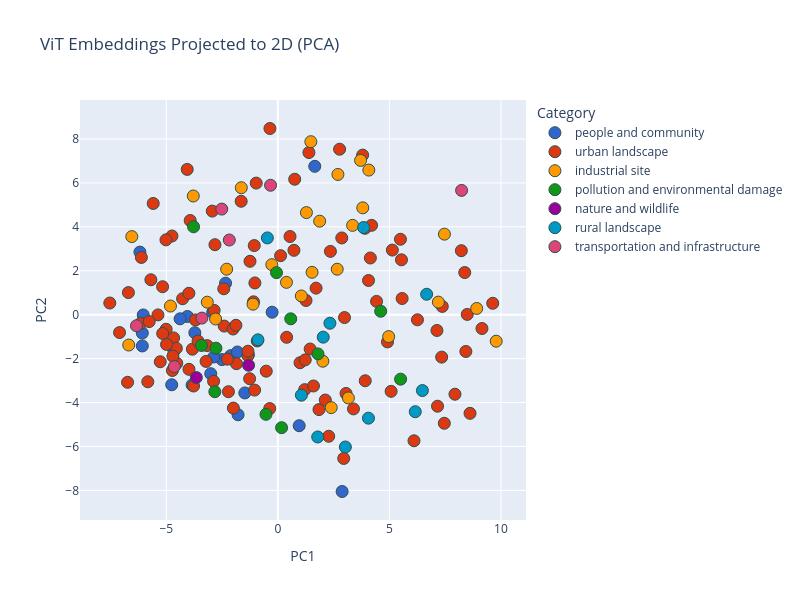

The notebook cell saved with this chart:
### Code cell
vit_pca_preview = PCA(n_components=2, random_state=123)
vit_xy_preview = vit_pca_preview.fit_transform(vit_all_embeddings)

# Create a DataFrame for visualization
vit_pca_preview_df = pd.DataFrame({
    "PC1": vit_xy_preview[:, 0],
    "PC2": vit_xy_preview[:, 1],
    "Category": meta_df["category"].str.lower(),
    "Title": meta_df["title"].apply(lambda t: textwrap.fill(str(t).lower(), 
                                                            width=50).replace('\n', '<br>')),
    "Image ID": meta_df["img_path"]
})

# Create an interactive scatter plot
fig = px.scatter(
    vit_pca_preview_df,
    x="PC1",
    y="PC2",
    color="Category",
    hover_data={
        "Title": True,
        "Image ID": True,
        "PC1": False,
        "PC2": False,
        "Category": True
    },
    title="ViT Embeddings Projected to 2D (PCA)",
    color_discrete_sequence=px.colors.qualitative.G10,  # A high-contrast palette
    width=800, height=600
)

fig.update_traces(marker=dict(size=12, line=dict(width=1, color='DarkSlateGrey')))
fig.show()

### Figure 1 — Plotly figure (JSON) as saved in the notebook; plotly's stock layout.template omitted (floating-point values rounded to 4 significant figures; data arrays with more than 128 entries replaced by an {"elided": "..."} marker saying what was removed)
{"data": [{"customdata": [["edgard stephens, professor of environmental<br>science at the statewide air pollution research<br>center, using optical particle counter", "542663.jpg", "people and community"], ["air pollution control department officers mel<br>schreckengost and dick fehrenback discussing<br>citation with driver of violating truck", "542759.jpg", "people and community"], ["citizens protest further destruction of<br>mississippi river bank. they want the area<br>preserved as a park", "544235.jpg", "people and community"], ["smiling participant in the \"junior rodeo\",<br>sponsored by the parker indian rodeo association<br>and held on the colorado river indian reservation", "549045.jpg", "people and community"], ["fisherman launches his boat into the grand glaize<br>arm of the lake from the camp-grounds in lake of<br>the ozarks state park", "551280.jpg", "people and community"], ["annual smelt run at singing bridge, tawas city. in<br>mid-april thousands of fishermen gather at whitney<br>drain, a manmade canal on lake huron, to dipnet<br>for these small fish. fog does not deter the<br>fishermen", "551389.jpg", "people and community"], ["annual smelt run at singing bridge, tawas city. in<br>mid-april thousands of fishermen gather at whitney<br>drain, a manmade canal on lake huron, to dipnet<br>for these small fish. fishermen, waiting for the<br>next run, enjoy a camp fire", "551402.jpg", "people and community"], ["annual smelt run at singing bridge, tawas city. in<br>mid-april thousands of fishermen gather at whitney<br>drain, a manmade canal on lake huron, to dipnet<br>for these small fish. dipnetting at night", "551403.jpg", "people and community"], ["warren freeman, 50, built a cottage on an island<br>in the kansas river. the island lies between the<br>18th street and east kansas avenue bridges.<br>unemployment checks and fishing are his present<br>means of support. freeman is loading his boat on<br>an automobile trailer", "552120.jpg", "people and community"], ["crab netting at brinnon tide flat on the hood<br>canal brings out large crowds during the spring<br>and summer minus tides. catch is mainly dungeness<br>crabs, which must measure six inches across the<br>shell. only the male crabs may be retained", "552282.jpg", "people and community"], ["exhibit at the first symposium on low pollution<br>power systems development held at the marriott<br>motor inn, ann arbor vehicles and hardware were<br>assembled at the epa ann arbor laboratory. part of<br>the exhibit was held in the motel parking lot seen<br>here are symposium participants with general<br>motors gasoline powered vehicle (foreground) and,<br>in background, the epa/williams turbine car", "552788.jpg", "people and community"], ["august brings the \"d'aug days\" to fountain square.<br>\"d'aug days\" is a month long festival of arts<br>presented to, for, and sometimes by, the people.<br>crowds in the square watch as dancers perform<br>under spotlights", "553259.jpg", "people and community"], ["billy watkins eats a bowl of cereal in the living<br>room of his house in mulky square. billy is one of<br>9 children of a biscuit company worker and his<br>wife", "553529.jpg", "people and community"], ["herbert may and companions gear up to fish on red<br>lake", "554198.jpg", "people and community"], ["it seems people don't consider something as a<br>crisis or national issue until it is reproduced on<br>a tee shirt. this message \"join the energy corps,\"<br>was produced by a power company, and worn by a<br>little girl", "555436.jpg", "people and community"], ["private residence on north main street in<br>paterson, new jersey. the inner city today is an<br>absolute contradiction to the main stream america<br>of gas stations, expressways, shopping centers and<br>tract homes. it is populated by blacks, latins and<br>the white poor. most of all, the inner city is<br>human beings, as threatened and beautiful as the<br>19th century buildings in their environment", "555922.jpg", "people and community"], ["fireman, left, and engineer in the cab of the<br>empire builder passenger train as it heads west<br>from chicago to east glacier park montana, and<br>seattle, washington. amtrak, since it assumed<br>responsibility for most u.s. intercity rail<br>passenger service in 1971 has been working to<br>improve facilities and attract riders by using<br>methods employed by the airlines such as<br>computerized reservations", "556086.jpg", "people and community"], ["the rev. jesse jackson speaks on a radio broadcast<br>from the headquarters of operation push at its<br>annual convention. one of the aims of the<br>organization is to open the world of business to<br>small black owned businesses. rev. jackson is<br>credited for helping to make chicago the black<br>banking capital of the country. he helped persuade<br>white companies to stop taking profits earned from<br>black consumers to the white suburbs", "556253.jpg", "people and community"], ["kitsap county audubon society members on a field<br>trip. they are identifying the fauna and flora on<br>a small piece of wild land being mis-used by<br>weekend trail motor bikers. increased land use<br>pressure is expected when the navy's trident<br>submarine base is built nearby. a \"new city\" is<br>proposed to house a substantial portion of the<br>projected 27,000 people who will move into the<br>area when the naval installation is completed", "557007.jpg", "people and community"], ["young woman watches an exhaust analyzer machine as<br>her auto is being tested at an auto emission<br>inspection station in downtown cincinnati, ohio.<br>the auto did not pass the test for carbon monoxide<br>and hydrocarbon emissions and received a temporary<br>sticker. all light duty, spark ignition powered<br>motor vehicles must pass the emissions test<br>annually as well as a safety check which has been<br>in effect since 1940. (see pictures #15472 through<br>78)", "557921.jpg", "people and community"], ["newborn child in the delivery room of loretto<br>hospital in new ulm, minnesota. there are two<br>hospitals in the town, union which is non-<br>denominational and loretto which is catholic. they<br>have divided their services to specialize and give<br>more efficient service. new ulm is a county seat<br>trading center of 13,000 in a farming area of<br>south central minnesota. it was founded in 1854 by<br>a german immigrant land company that encouraged<br>kinsmen to emigrate from europe", "558169.jpg", "people and community"], ["religion plays an important part in the lives of<br>residents. the largest group of churchgoers are<br>roman catholics. a priest at the new ulm cathedral<br>is shown during a folk guitar mass. this weekly<br>event was begun for the younger people and has<br>become the most popular mass with standing room<br>only. the church interior is decorated with<br>baroque carvings reminiscent of churches in<br>southern germany's bavarian", "558390.jpg", "people and community"], ["religion plays an important part in the lives of<br>residents. the largest group of churchgoers are<br>roman catholics. st. marys church, located in the<br>south part of town, is one of two catholic<br>churches. the parish had met in their church<br>school auditorium for more than 30 years until<br>enough money was raised for the modern church they<br>desired. new ulm is a county seat trading center<br>of 13,000 founded in 1854 by german immigrants", "558397.jpg", "people and community"]], "hovertemplate": "Category=%{customdata[2]}<br>Title=%{customdata[0]}<br>Image ID=%{customdata[1]}<extra></extra>", "legendgroup": "people and community", "marker": {"color": "#3366CC", "line": {"color": "DarkSlateGrey", "width": 1}, "size": 12, "symbol": "circle"}, "mode": "markers", "name": "people and community", "orientation": "v", "showlegend": true, "type": "scatter", "x": [-2.113, -6.18, -0.2548, -4.052, 2.882, 0.9575, -3.843, -2.919, -2.504, -1.781, -6.032, -2.869, -4.756, -1.479, -3.719, -2.343, -4.38, -4.655, -1.811, -6.073, -3.007, -6.073, 1.656], "xaxis": "x", "y": [-1.865, 2.85, 0.1134, -0.08157, -8.05, -5.055, -3.2, 0.1056, -2.044, -4.557, -0.01245, -1.925, -3.19, -3.562, -0.8197, 1.435, -0.1878, -1.658, -1.699, -0.8371, -2.685, -1.422, 6.756], "yaxis": "y"}, {"customdata": {"elided": "112x3 str values"}, "hovertemplate": "Category=%{customdata[2]}<br>Title=%{customdata[0]}<br>Image ID=%{customdata[1]}<extra></extra>", "legendgroup": "urban landscape", "marker": {"color": "#DC3912", "line": {"color": "DarkSlateGrey", "width": 1}, "size": 12, "symbol": "circle"}, "mode": "markers", "name": "urban landscape", "orientation": "v", "showlegend": true, "type": "scatter", "x": [3.917, 1.204, -4.671, 2.953, -3.776, 6.103, -2.401, 0.3949, -1.853, -3.828, 5.542, -2.878, 3.801, -1.992, -1.264, -5.689, -6.144, 3.907, 2.866, -5.584, 8.377, -6.115, -2.938, -4.548, 1.714, -0.519, -4.528, -5.372, 1.845, -5.006, -2.006, 0.5469, -1.32, -0.9225, 2.28, 7.158, -4.268, 2.358, 5.496, -1.089, -3.575, 4.424, -1.027, -0.9681, -6.695, 8.225, -1.247, -5.16, 7.938, 2.128, 0.9953, -0.3628, -0.3534, -5.164, -4.703, -4.061, -7.53, 4.916, 3.39, -2.855, -3.981, 3.058, -1.04, 5.077, -1.339, 0.1241, -3.688, -5.268, 4.201, -5.765, 6.258, 7.343, 1.449, -1.879, 2.989, 8.49, 4.147, -3.215, -2.214, 7.37, -7.093, 5.133, 9.631, 4.065, 7.131, 9.149, -1.338, 5.571, 1.597, -4.744, 1.394, -4.726, 1.229, -4.987, -6.734, -3.986, 8.427, 8.613, 7.461, -3.927, 0.756, -3.167, -2.817, -1.056, -2.422, 1.263, 0.7224, 2.768, -5.013, -1.643, -2.258, -5.827], "xaxis": "x", "y": [-3.008, -3.412, -1.056, -6.544, -3.247, -5.742, -0.5187, -1.029, -2.23, -1.57, 2.499, -3.033, 7.266, -4.253, -2.915, 1.59, -0.3933, 3.933, 3.495, 5.065, 1.919, 2.607, 4.717, -1.528, 1.21, -2.571, -2.215, -0.00859, -4.321, -0.663, -0.6524, 3.559, -1.818, -1.194, -5.536, -4.167, 0.7273, 2.883, 3.434, 0.5856, -1.2, 0.6062, 1.445, 5.992, 1.007, 2.915, 2.432, -0.8564, -3.621, -3.886, -2.187, -4.273, 8.478, 1.273, -1.887, 6.616, 0.5318, -1.238, -4.288, 0.1971, -2.487, -3.585, -3.433, -3.491, -1.868, 2.688, -0.239, -2.143, 4.068, -0.3132, -0.2334, -1.932, -1.563, -0.4824, -0.13, 0.0139, 2.582, -2.126, -3.506, 0.3772, -0.8131, 2.942, 0.5183, 1.558, -0.7183, -0.6296, -1.663, 0.7379, -3.245, 3.583, 7.383, -2.541, -2.056, -1.354, -3.079, 0.9758, -1.674, -4.492, -4.944, 4.288, 6.167, -1.408, 3.188, 3.147, 1.18, 0.6484, 2.931, 7.535, 3.407, 5.165, -2.025, -3.053], "yaxis": "y"}, {"customdata": [["settling pond where wastes are allowed to \"settle<br>out\" from milling process at idarado mill", "543750.jpg", "industrial site"], ["mill and mine tailings piles left from abandoned<br>gold mill", "543848.jpg", "industrial site"], ["phelps lodge corp.'s abandoned mine tower at the<br>lavender pit mine", "544102.jpg", "industrial site"], ["strip mining operations at the navajo mine of the<br>utah construction and mining company. the navajo<br>mine services the four corners generating plant", "544135.jpg", "industrial site"], ["smoke from lumber mill's \"teepee\" burner obscures<br>administration building", "544970.jpg", "industrial site"], ["chimneys of u.s. steel plant emit smoke 24 hours a<br>day", "545435.jpg", "industrial site"], ["unloading oil laden debris: part of epa supervised<br>clean-up of the san juan river oil spill. 285,000<br>gallons of crude oil spilled from a burst pipeline<br>and flowed 200 miles downstream before it was<br>contained by a log boom. this disposal site was<br>dug in a hilltop about a quarter mile from the<br>boom", "545677.jpg", "industrial site"], ["close-up of garbage and tiny dead fish which were<br>washed ashore along lake charles. mercury content<br>of the lake is high because of heavy concentration<br>of industry nearby", "546138.jpg", "industrial site"], ["sulphur fumes pour out of the smokestacks of the<br>olin mathieson chemical plant", "546237.jpg", "industrial site"], ["compacted old cars on flatbed truck are ready for<br>the shredder (in background), at the klean steel<br>manufacturing corporation in flowood. mr. v.t.<br>hawkins, director of solid waste planning, state<br>board of health, is alongside the truck", "546261.jpg", "industrial site"], ["mechanics at work at \"call carl,\" computerized<br>center", "546632.jpg", "industrial site"], ["longshoreman unloads cargo at dundalk marine<br>terminal, a maryland port authority facility, in<br>baltimore harbor", "546869.jpg", "industrial site"], ["container cargo is unloaded at dundalk marine<br>terminal, a maryland port authority facility", "546910.jpg", "industrial site"], ["steel mill waste along the southern shore of lake<br>michigan", "547172.jpg", "industrial site"], ["view north along the androscoggin river from the<br>brown paper company, one of the city's industrial<br>plants", "550673.jpg", "industrial site"], ["algae collect inside bays of the fox river between<br>appleton and green bay. there are 19 sources of<br>industrial pollution along this 40-mile stretch.<br>the problem is compounded by algae in lake<br>winnebago, which dies in the lake, decompose in<br>the river, and pass into the bay", "550753.jpg", "industrial site"], ["charmin paper company at green bay contributes its<br>share of smoke and sulfite odor to the heavily<br>industrialized bay area. the leading industry here<br>is paper and paper products", "550870.jpg", "industrial site"], ["smokestack of the du point chemical plant on the<br>houston ship channel", "550938.jpg", "industrial site"], ["looking up the kanawha river valley from deep<br>water toward alloy where smoke from union<br>carbide's ferroalloy plant rises high into the air", "551052.jpg", "industrial site"], ["raleigh junk company, a large scrap metal<br>operation on the kanawha river at riverside", "551089.jpg", "industrial site"], ["monsanto chemical company at nitro on the kanawha<br>river interstate 64 crosses the river just below<br>the plant. in the distance are the chimneys and<br>cooling towers of the john amos power plant", "551173.jpg", "industrial site"], ["12th street in the early morning looking south<br>toward the kansas river. junk cars are being<br>brought to a local factory which processes scrap<br>metal", "552077.jpg", "industrial site"], ["black smoke pouring from crown zellerbach kraft<br>pulp mill", "552193.jpg", "industrial site"], ["national metals junkyard. (from the sites<br>exhibition. for other images in this assignment,<br>see fiche numbers 38, 39, 40, 58.)", "553863.jpg", "industrial site"], ["dying corn plant is shown in a truck garden about<br>12 hours after being contaminated when a pennwalt<br>corporation chemical storage plant was destroyed<br>by fire and explosions believed caused by<br>lightning. chemicals also spilled into the<br>olentangy river june 20, 1974, and caused a major<br>fish kill. epa authorities supervised the cleanup", "555545.jpg", "industrial site"], ["shift of miners in the elevator which will take<br>them down to work in the virginia-pocahontas mine<br>#4 near richlands, virginia they are headed for<br>the 1,200 foot level. the black hats signify that<br>the men are experienced miners. the miner with the<br>green hat is a safety man. these mines have three<br>shifts, two working and one cleanup", "556336.jpg", "industrial site"], ["pollution from coke batteries hangs in the air<br>over a jones and laughlin steel corporation plant<br>at aliquippa, pennsylvania near pittsburgh. some<br>discharge also is made into the ohio river, the<br>pollution has continued since this picture was<br>taken. new coke batteries were scheduled for<br>operation in the fall of 1975", "557248.jpg", "industrial site"], ["union carbide ferro-alloy plant. emissions from<br>the metallurigical plant were reduced 97.7 percent<br>between october 1967, and september, 1975. the<br>decrease occurred after agreement on a compliance<br>schedule between union carbide and the west<br>virginia air pollution control commission. the<br>u.s. environmental protection agency stack sampled<br>plant emissions while developing national new<br>source performance standards. (see images 8496-98)", "557373.jpg", "industrial site"], ["union carbide ferro-alloy plant seen from deep<br>water. total plant emissions decreased from<br>113,252 tons to 2,649 tons from 1967 to 1975, a<br>drop of 97.7 percent. the decrease occurred after<br>agreement on a compliance schedule between union<br>carbide and the west virginia air pollution<br>control commission. the u.s. environmental<br>protection agency stack sampled plant emissions<br>while developing national new source performance<br>standards. (see images 8566 and 8567)", "557379.jpg", "industrial site"], ["neat, well kept homes on a hillside of boomer,<br>near the union carbide ferro-alloy plant. total<br>plant emissions from the metallurgical furnaces<br>and the powerhouse were reduced 97.7 percent<br>between october, 1967, and september, 1975. a<br>compliance schedule was reached between the<br>company and the west virginia air pollution<br>control commission. epa stack sampled plant<br>emissions while developing national new source<br>performance standards. (see fiche #141 to 146)", "557404.jpg", "industrial site"]], "hovertemplate": "Category=%{customdata[2]}<br>Title=%{customdata[0]}<br>Image ID=%{customdata[1]}<extra></extra>", "legendgroup": "industrial site", "marker": {"color": "#FF9900", "line": {"color": "DarkSlateGrey", "width": 1}, "size": 12, "symbol": "circle"}, "mode": "markers", "name": "industrial site", "orientation": "v", "showlegend": true, "type": "scatter", "x": [3.163, 2.662, 1.535, -1.112, 1.282, 3.708, 2.394, -2.788, 3.806, -2.293, -6.682, -6.544, -1.636, 3.351, 4.968, 0.3881, 4.078, 1.874, 1.053, -0.269, 9.787, -3.789, 7.467, -3.161, 2.018, -4.811, 2.693, 1.48, 8.913, 7.195], "xaxis": "x", "y": [-3.792, 2.071, 1.929, 0.4783, 4.649, 7.024, -4.231, -0.1966, 4.865, 2.072, -1.381, 3.556, 5.782, 4.067, -0.9972, 1.473, 6.585, 4.259, 0.8521, 2.279, -1.207, 5.404, 3.668, 0.5696, -2.117, 0.3947, 6.386, 7.878, 0.2836, 0.5728], "yaxis": "y"}, {"customdata": [["acid and radium 226 leak from uranium mill<br>tailings pond into the san miguel river", "543756.jpg", "pollution and environmental damage"], ["enlarged lung of emphysema victim. severe air<br>pollution increases risk of respiratory and<br>pulmonary diseases among workers of the birmingham<br>area", "545483.jpg", "pollution and environmental damage"], ["epa man checks log boom for leakage of oil and<br>debris following a massive oil spill into the san<br>juan river. origin of the spill was a burst<br>pipeline, 200 miles upstream. made chiefly of<br>telephone poles, the boom held the oil in check<br>until flood conditions caused it to overflow into<br>lake powell. clean-up operations, involving crews<br>from pipeline company, army, coast guard, and<br>other agencies were supervised by epa", "545663.jpg", "pollution and environmental damage"], ["bayou segnette swampland, which has been<br>devastated by runoff petroleum sludge from a<br>nearby natural gas installation stumps of giant<br>virgin cypress trees attest to the ravages of<br>industrial pollution", "546060.jpg", "pollution and environmental damage"], ["don miller, of the maryland water resources<br>administration, checks water of stony run after<br>accidental spillage of 4000 gallons of oil", "546847.jpg", "pollution and environmental damage"], ["dumping garbage in landfill operation on jamaica<br>bay increased water pollution as well as serious<br>ecological damage is feared", "547983.jpg", "pollution and environmental damage"], ["fishermen at pass manchac. since the recent<br>opening of the bonnet carre spillway, muddy and<br>polluted mississippi river water has entered the<br>brackish lakes pontchartrain and maurepas manchac<br>is directly between the two lakes, and fishing has<br>suffered with the decline in water quality", "548301.jpg", "pollution and environmental damage"], ["los angeles reactive pollutant program (larpp), a<br>unique multi-agency air pollution research study<br>sponsored by the coordinating research council, a<br>government-industry research group", "552369.jpg", "pollution and environmental damage"], ["los angeles reactive pollutant program (larpp), a<br>unique multi-agency air pollution research study<br>sponsored by the coordinating research council, a<br>government-industry research group", "552378.jpg", "pollution and environmental damage"], ["lake borgne oystermen claim release of mississippi<br>river flood waters has polluted their oyster beds.<br>some of the men are preparing a legal deposition.<br>aboard captain pete tesvich's boat they collect<br>evidence for their case. tesvich's group has<br>boarded boat carrying a group of u.s. army corps<br>of engineers biologists together they examine the<br>dead and diseased oysters. oysterman tom hadley<br>probes a diseased oyster", "552880.jpg", "pollution and environmental damage"], ["water in drainage ditch, clogged with wastes,<br>flows from the leominster dump area into the<br>already severely polluted nashua river", "553434.jpg", "pollution and environmental damage"]], "hovertemplate": "Category=%{customdata[2]}<br>Title=%{customdata[0]}<br>Image ID=%{customdata[1]}<extra></extra>", "legendgroup": "pollution and environmental damage", "marker": {"color": "#109618", "line": {"color": "DarkSlateGrey", "width": 1}, "size": 12, "symbol": "circle"}, "mode": "markers", "name": "pollution and environmental damage", "orientation": "v", "showlegend": true, "type": "scatter", "x": [5.502, -2.774, -3.421, 4.61, 0.1686, -0.05933, 1.801, -2.822, -3.776, 0.5789, -0.5309], "xaxis": "x", "y": [-2.935, -1.525, -1.402, 0.1576, -5.144, 1.914, -1.785, -3.506, 4.003, -0.1876, -4.536], "yaxis": "y"}, {"customdata": [["jellyfish, and their ability to fluoresce, is the<br>research engaging this graduate student at the<br>marine biology laboratory of the university of<br>washington", "544965.jpg", "nature and wildlife"], ["one of the many species of coral at john pennekamp<br>coral reef state park, a few miles off key largo", "548711.jpg", "nature and wildlife"]], "hovertemplate": "Category=%{customdata[2]}<br>Title=%{customdata[0]}<br>Image ID=%{customdata[1]}<extra></extra>", "legendgroup": "nature and wildlife", "marker": {"color": "#990099", "line": {"color": "DarkSlateGrey", "width": 1}, "size": 12, "symbol": "circle"}, "mode": "markers", "name": "nature and wildlife", "orientation": "v", "showlegend": true, "type": "scatter", "x": [-3.652, -1.31], "xaxis": "x", "y": [-2.862, -2.303], "yaxis": "y"}, {"customdata": [["ekker butte rises in the crystal air of<br>canyonlands national park. the smaller arches<br>national park lies just to the north of the town.<br>bates wilson, superintendent of both parks, says<br>their most important feature at this time is their<br>clear atmosphere. he fears this will be harmed<br>soon by the operation of giant coal-burning power<br>plants in utah and adjoining states. some people<br>feel that the air is already beginning to suffer<br>from the effects of the huge plant at shiprock,<br>new mexico", "545775.jpg", "rural landscape"], ["fishing in the androscoggin river in the \"13-mile<br>wood\" area near errol. the river rises in nearby<br>lake umbagog on the maine-new hampshire boundary", "550665.jpg", "rural landscape"], ["one of the many swamps of northeastern wisconsin<br>that contribute to the headwaters of the wisconsin<br>river", "550782.jpg", "rural landscape"], ["glen ferris, on the kanawha river near gauley<br>bridge, is a popular spot for camping and fishing", "550975.jpg", "rural landscape"], ["fairview church and school are abandoned now. in<br>the 1950's fifty-six students attended fairview<br>school (to the right of the church) and fairview<br>was the community center for the farm people in<br>the area. when small ranches could no longer<br>support their owners, many had to leave", "552674.jpg", "rural landscape"], ["in august, 1973, a major forest fire swept through<br>the western slopes of the sierra mountain range<br>near sonora, california salvage operations on<br>acreage owned by the pickering lumber company of<br>standard, california., began promptly. pickering<br>loggers in burn area", "553638.jpg", "rural landscape"], ["trojan nuclear power plant on the columbia river.<br>(from the sites exhibition. for other images in<br>this assignment, see fiche numbers 42, 43, 44, 45,<br>46, 47.)", "553885.jpg", "rural landscape"], ["junkyard for worn-out agricultural implements at<br>karlstad", "554211.jpg", "rural landscape"], ["abandoned farm which did not succeed near<br>elizabethtown new york, in the adirondack forest<br>preserve", "554562.jpg", "rural landscape"], ["view of overgrazed prairie with hardwood forest in<br>the distance in doniphan county kansas, near troy<br>in the extreme northeast corner of the state.<br>plants that inhabit the area once covered by<br>tallgrass prairie include goldenrod; dogbane and<br>brome grass. northeast kansas is unique because it<br>contains the only hardwood forest in the state in<br>addition to tallgrass prairie", "557099.jpg", "rural landscape"], ["view through an old growth forest with young trees<br>growing in the sunlight between the hugh old<br>douglas fir trees. harold macmillan park, on<br>vancouver island, british columbia. near port<br>alberni, british columbia, canada. from the<br>environmental protection agencys project<br>documerica collection, \" in praise of forests\".<br>for additional images see fiche #s 209, 210, 211,<br>212, and 213. entheos. april, 1969.", "557627.jpg", "rural landscape"], ["rocky mountain stream typical of those in the area<br>near the flume, a natural 800-foot long chasm<br>formed before the ice age, in the franconia notch<br>state park, south of franconia, new hampshire<br>other attractions in the state park include an<br>aerial tramway that carries passengers to the top<br>of 4,200-foot cannon mountain, and the old man of<br>the mountain, a 40-foot profile made famous by<br>nathaniel hawthorne. the area is part of the white<br>mountain national forest", "557823.jpg", "rural landscape"]], "hovertemplate": "Category=%{customdata[2]}<br>Title=%{customdata[0]}<br>Image ID=%{customdata[1]}<extra></extra>", "legendgroup": "rural landscape", "marker": {"color": "#0099C6", "line": {"color": "DarkSlateGrey", "width": 1}, "size": 12, "symbol": "circle"}, "mode": "markers", "name": "rural landscape", "orientation": "v", "showlegend": true, "type": "scatter", "x": [6.67, 3.028, 6.16, 1.788, -0.8896, 2.034, 2.334, -0.4684, 1.056, 6.479, 3.843, 4.062], "xaxis": "x", "y": [0.9303, -6.024, -4.417, -5.568, -1.144, -1.022, -0.3891, 3.496, -3.664, -3.454, 3.971, -4.711], "yaxis": "y"}, {"customdata": [["metro subway construction adds to city traffic<br>problems", "546621.jpg", "transportation and infrastructure"], ["park and ride station at springfield, va. these<br>wind chilled men are waiting for the pentagon bus", "546651.jpg", "transportation and infrastructure"], ["automatic vendors sell tickets for public<br>transportation--bus, trolley, subway and<br>schnellbahn (express) date and time are recorded<br>on the ticket when it is inserted into the puncher<br>marked \"e.\" no transfers are needed", "551875.jpg", "transportation and infrastructure"], ["children sleeping in one of the chair cars on the<br>southwest limited, an overnight train from los<br>angeles, california, to albuquerque, new mexico.<br>compartments are available for passengers who wish<br>to pay more money. the train also has a dome car,<br>dining car and lounge car. it ends its run in<br>chicago", "555970.jpg", "transportation and infrastructure"], ["one passenger steps off a metropolitan atlanta<br>rapid transit authority (marta) bus as another<br>waits to climb on in atlanta georgia. ridership<br>increased 27 percent from 1970 to 1974 to a total<br>of 73,727,000. marta has 715 buses, 490 of them<br>new, that travel 1,592 route miles each work day.<br>new services in addition to the buses were new<br>routes which now total 134, night service,<br>passenger waiting shelters, fringe parking and a<br>fare decrease from 40 to 15 cents", "556804.jpg", "transportation and infrastructure"], ["southern railway right-of-way worker, working with<br>a machine that aids in replacing old track with<br>new quarter mile long sections of rail. on a good<br>day, when the crew doesn't have to stop work too<br>many times to let trains pass on parallel tracks<br>they can lay slightly less than two miles of<br>welded tracks per day in 1974 southern had an<br>average of four crews numbering 50 to 55 men each<br>working on the system's 10,531 miles of railroad", "556874.jpg", "transportation and infrastructure"], ["southern railway right-of-way machinery and work<br>crew improving the roadbed. in 1974 the company<br>spent 18.6 percent of its revenue in track<br>maintenance, the highest in the industry. that<br>year southern laid 91,808 tons of rail and placed<br>2,278,318 railroad ties. the maximum safe speed on<br>the company's track is usually 60 miles per hour<br>for the entire 10,531 miles of the system. in<br>comparison, another company has one section with<br>an eight miles per hour top speed", "556893.jpg", "transportation and infrastructure"]], "hovertemplate": "Category=%{customdata[2]}<br>Title=%{customdata[0]}<br>Image ID=%{customdata[1]}<extra></extra>", "legendgroup": "transportation and infrastructure", "marker": {"color": "#DD4477", "line": {"color": "DarkSlateGrey", "width": 1}, "size": 12, "symbol": "circle"}, "mode": "markers", "name": "transportation and infrastructure", "orientation": "v", "showlegend": true, "type": "scatter", "x": [8.236, -2.513, -3.401, -4.64, -6.335, -2.175, -0.3257], "xaxis": "x", "y": [5.66, 4.808, -0.1548, -2.362, -0.5042, 3.401, 5.893], "yaxis": "y"}], "layout": {"height": 600, "legend": {"title": {"text": "Category"}, "tracegroupgap": 0}, "title": {"text": "ViT Embeddings Projected to 2D (PCA)"}, "width": 800, "xaxis": {"anchor": "y", "domain": [0, 1], "title": {"text": "PC1"}}, "yaxis": {"anchor": "x", "domain": [0, 1], "title": {"text": "PC2"}}}}
